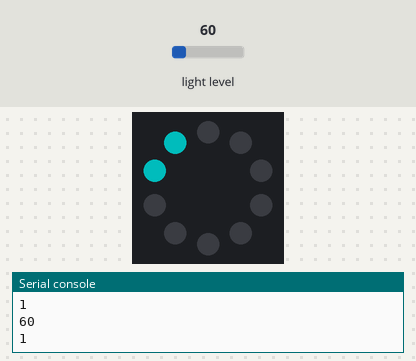
Simulated run of this program. Board: Circuit Playground running CircuitPython. Parts: the board's ring of 10 RGB LEDs (number 0 left of the top, counting anticlockwise), the last lines printed to the serial console. The inputs (shaded band) are chosen by the test bench; at power-on: light level 60. Dim RGB values are drawn brighter than linear.

Above: at 1.2 s.
1.3 s: light level set to 314
At 2.2 s:
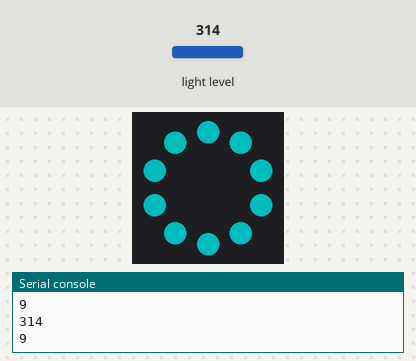
2.8 s: light level set to 6
At 3.3 s:
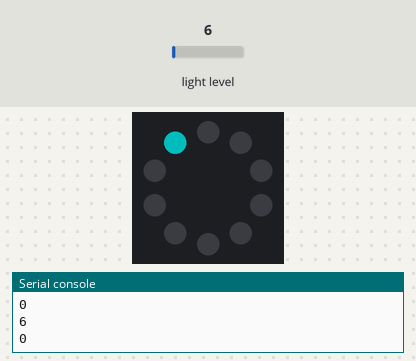
4.3 s: light level set to 80
At 5.6 s:
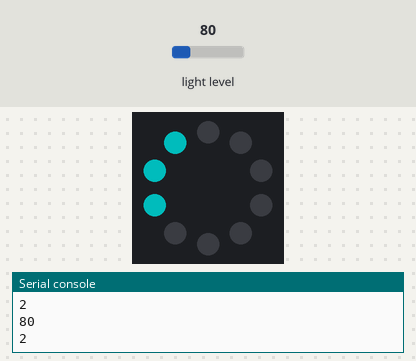
Timing chart, 0 to 7.3 s (numbered marks = the images above; inputs shaded):
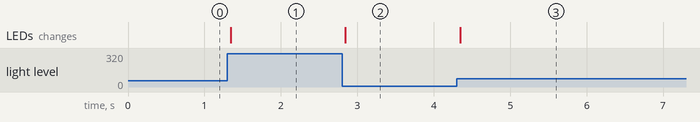

Measured:
- after the input at 1.3 s, the LEDs: change after 0.05 s (image 1)
- after the input at 2.8 s, the LEDs: change after 0.05 s (image 2)
- after the input at 4.3 s, the LEDs: change at once (image 3)

The program:

light_meter.py
```python
import time
from adafruit_circuitplayground.express import cpx
import simpleio

cpx.pixels.auto_write = False
cpx.pixels.brightness = 0.3

while True:
    # light value remapped to pixel position
    peak = simpleio.map_range(cpx.light, 0, 320, 0, 10)
    print(cpx.light)
    print(int(peak))

    for i in range(0, 10, 1):
        if i <= peak:
            cpx.pixels[i] = (0, 255, 255)
        else:
            cpx.pixels[i] = (0, 0, 0)
    cpx.pixels.show()
    time.sleep(0.05)
```
